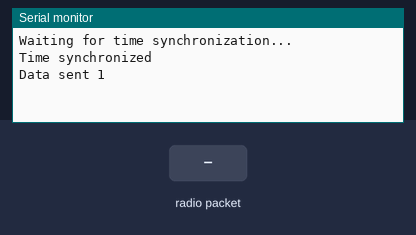
Recording of a sketch running on a simulated ESP32. Parts: the last lines printed to the serial monitor. The inputs (shaded band) are chosen by the test bench. The local clock reads 2024-03-15 10:24:30 at power-on unless the sketch sets it.

Above: at 1.2 s.
1.3 s: radio packet "1" arrives
At 1.8 s:
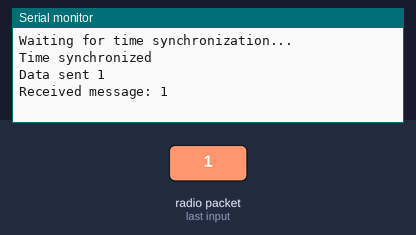
2.8 s: radio packet "0" arrives
At 4.0 s:
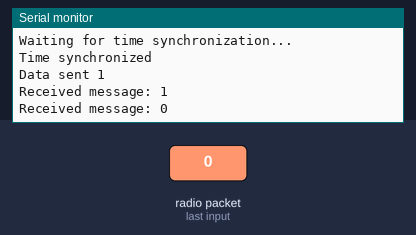
4.3 s: radio packet "2" arrives
At 5.3 s:
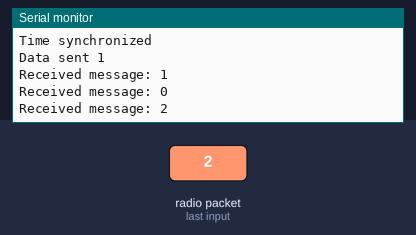

Measured:
- after the input at 1.3 s, the serial monitor: prints a new line at once (image 1)
- after the input at 2.8 s, the serial monitor: prints a new line at once (image 2)
- after the input at 4.3 s, the serial monitor: prints a new line at once (image 3)

The sketch:

Lamp_sender_v1.ino
```cpp
#include <WiFi.h>
#include <esp_now.h>
#include <ArduinoJson.h>
#include <time.h>

uint8_t receiverMAC[] = {0x8C, 0x4F, 0x00, 0x10, 0x63, 0xF8};  // Example MAC address
const int CHUNK_SIZE = 240;  // Chunk size to ensure we stay within the 250-byte limit

StaticJsonDocument<300> jsonDoc;

void setup() {
  Serial.begin(9600);
  WiFi.mode(WIFI_STA);

  if (esp_now_init() != ESP_OK) {
    Serial.println("Error initializing ESP-NOW");
    return;
  }

  esp_now_peer_info_t peerInfo;
  memset(&peerInfo, 0, sizeof(peerInfo));
  memcpy(peerInfo.peer_addr, receiverMAC, 6);
  peerInfo.channel = 0;
  peerInfo.encrypt = false;

  if (esp_now_add_peer(&peerInfo) != ESP_OK) {
    Serial.println("Failed to add peer");
    return;
  }

  esp_now_register_recv_cb(onDataRecv);

  // Initialize time
  configTime(19800, 0, "pool.ntp.org", "time.nist.gov");  // 19800 seconds offset for IST (UTC+5:30)
  Serial.println("Waiting for time synchronization...");
  while (!time(nullptr)) {
    Serial.print(".");
    delay(1000);
  }
  Serial.println("Time synchronized");
}

void loop() {
  // Dummy sensor data
  float temp = 25.0;
  float hum = 60.0;
  int ldrValue = 500;
  float voltage = 3.7;
  float gpsLat = 13.0827;
  float gpsLon = 80.2707;

  // Get current time
  time_t now = time(nullptr);
  struct tm* timeinfo = localtime(&now);
  char timestamp[20];
  strftime(timestamp, sizeof(timestamp), "%Y-%m-%d %H:%M:%S", timeinfo);

  // Create JSON object with encrypted keys
  jsonDoc["D"] = "00001";  // DeviceId
  jsonDoc["T"] = temp;     // Temperature
  jsonDoc["H"] = hum;      // Humidity
  jsonDoc["L"] = ldrValue; // LDR
  jsonDoc["V"] = voltage;  // Voltage
  jsonDoc["G1"] = gpsLat;  // GPS Latitude
  jsonDoc["G2"] = gpsLon;  // GPS Longitude
  jsonDoc["TS"] = timestamp; // Timestamp

  // Serialize JSON to string
  String jsonData;
  serializeJson(jsonDoc, jsonData);

  // Send JSON data in chunks
  sendLargeMessage(jsonData);

  delay(10000);  // Wait for 10 seconds before next reading
}

void sendLargeMessage(String message) {
  int messageLength = message.length();
  int chunks = (messageLength + CHUNK_SIZE - 1) / CHUNK_SIZE;

  for (int i = 0; i < chunks; i++) {
    int start = i * CHUNK_SIZE;
    int end = min(start + CHUNK_SIZE, messageLength);
    String chunk = message.substring(start, end);

    esp_err_t result = esp_now_send(receiverMAC, (uint8_t *)chunk.c_str(), chunk.length());

    if (result == ESP_OK) {
      Serial.print("Data sent ");
      Serial.println(i + 1);
    } else {
      Serial.print("Error sending data ");
      Serial.print(i + 1);
      Serial.print(": ");
      Serial.println(result);
    }

    delay(100);  // Short delay between chunks
  }
}

void onDataRecv(const esp_now_recv_info *info, const uint8_t *incomingData, int len) {
  char message[len + 1];
  memcpy(message, incomingData, len);
  message[len] = '\0';

  Serial.print("Received message: ");
  Serial.println(message);
}
```
